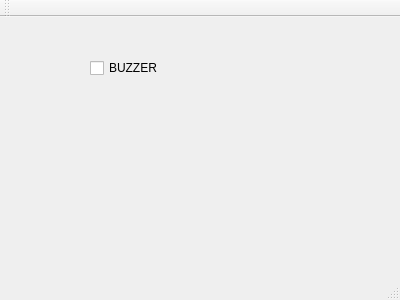
<?xml version="1.0" encoding="UTF-8"?>
<ui version="4.0">
 <class>buzzertest</class>
 <widget class="QMainWindow" name="buzzertest">
  <property name="geometry">
   <rect>
    <x>0</x>
    <y>0</y>
    <width>400</width>
    <height>300</height>
   </rect>
  </property>
  <property name="windowTitle">
   <string>buzzertest</string>
  </property>
  <widget class="QWidget" name="centralWidget">
   <widget class="QCheckBox" name="checkBox_Buzzer">
    <property name="geometry">
     <rect>
      <x>90</x>
      <y>40</y>
      <width>98</width>
      <height>22</height>
     </rect>
    </property>
    <property name="text">
     <string>BUZZER</string>
    </property>
   </widget>
  </widget>
  <widget class="QMenuBar" name="menuBar">
   <property name="geometry">
    <rect>
     <x>0</x>
     <y>0</y>
     <width>400</width>
     <height>25</height>
    </rect>
   </property>
  </widget>
  <widget class="QToolBar" name="mainToolBar">
   <attribute name="toolBarArea">
    <enum>TopToolBarArea</enum>
   </attribute>
   <attribute name="toolBarBreak">
    <bool>false</bool>
   </attribute>
  </widget>
  <widget class="QStatusBar" name="statusBar"/>
 </widget>
 <layoutdefault spacing="6" margin="11"/>
 <resources/>
 <connections/>
</ui>
